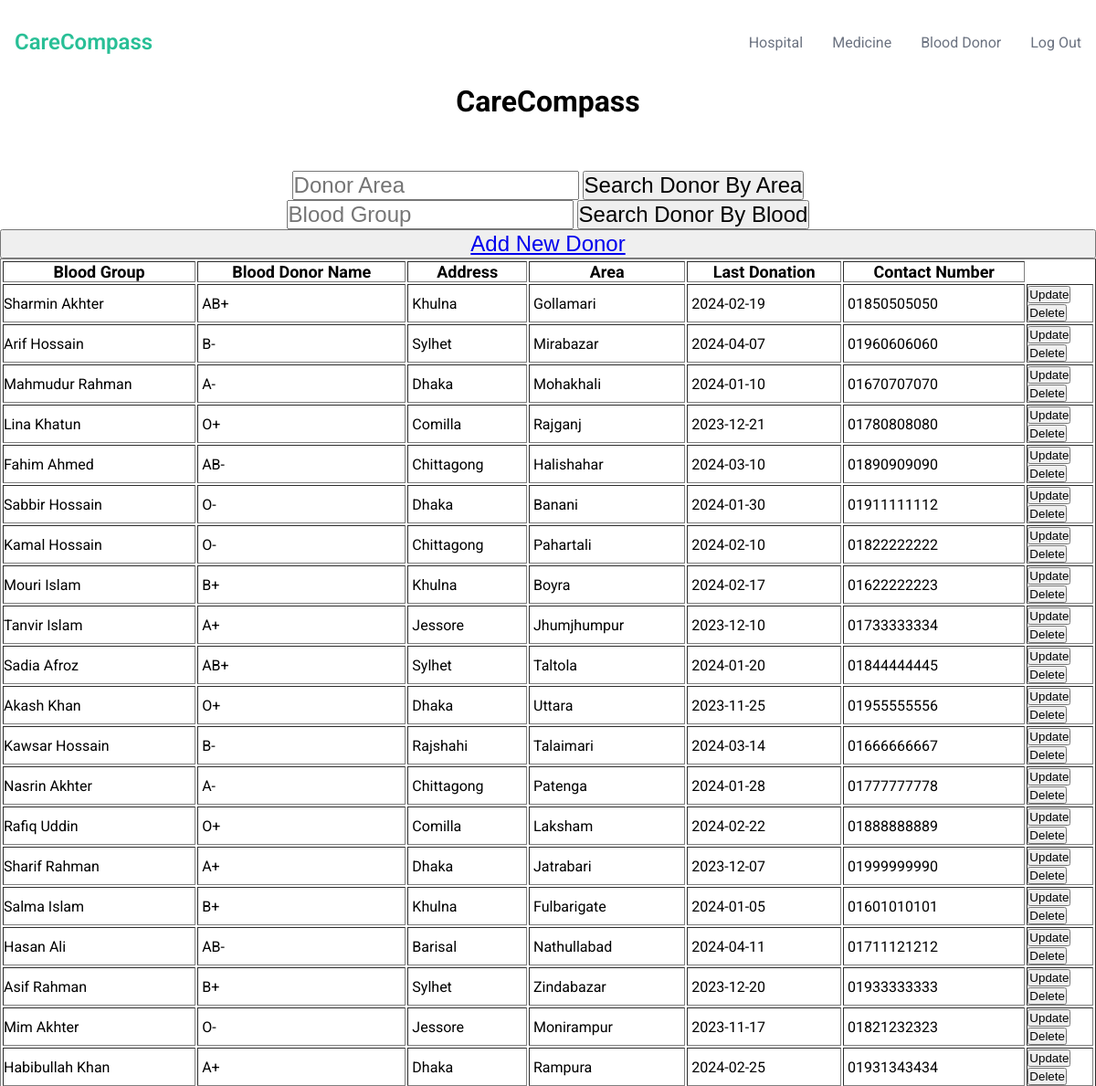
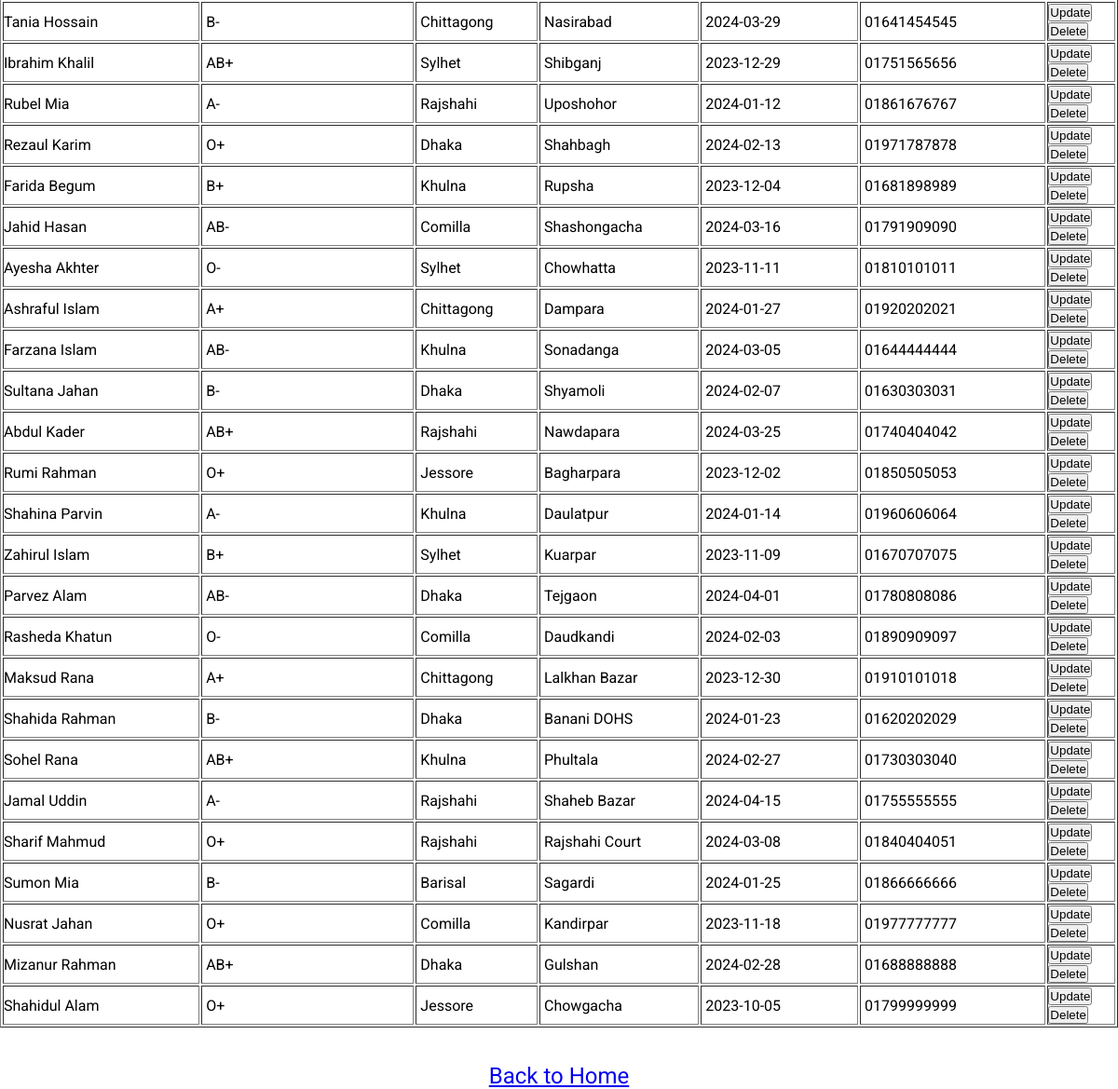
Screenshot of /donor_admin.php with the database file from the repository (2 pictures, top to bottom).
### tables this page shows
CREATE TABLE IF NOT EXISTS `blood_donor` (
  `donor_id` varchar(50) NOT NULL,
  `name` varchar(50) NOT NULL,
  `blood_group` varchar(50) NOT NULL,
  `last_donation` varchar(50) NOT NULL,
  `phone` varchar(50) NOT NULL,
  `city` varchar(50) NOT NULL,
  `area` varchar(50) NOT NULL,
  PRIMARY KEY (`donor_id`)
);

### donor_admin.php (the view, shortened to what this page needs)
<?php
include 'admin_header.php';
?>
<!DOCTYPE html>
<html lang="en">
<head>
</head>
<body class="bg-light" background="https://png.pngtree.com/background/20221202/original/pngtree-medical-healthcare-hospital-theme-background-picture-image_1978478.jpg">
    <center>
        <div class="container">
            <h1>CareCompass</h1><br><br><br>
            <form action="<?php echo htmlspecialchars($_SERVER["PHP_SELF"]); ?>" method="POST">
                <input type="text" name="Blood_donor_area" placeholder="Donor Area" style="font-size: 24px;">
                <button type="submit" name="search_donor" style="font-size: 24px;">Search Donor By Area</button>
                <br>
                <input type="text" name="Blood_Group" placeholder="Blood Group" style="font-size: 24px;">
                <button type="submit" name="search_donor_blood" style="font-size: 24px;">Search Donor By Blood</button>
            </form>
            <button><a href="donor_add.php" style="font-size: 24px" >Add New Donor</a></button>
            <?php
            include 'connection.php';
            if ($_SERVER["REQUEST_METHOD"] == "POST" && (isset($_POST["search_donor"]) || isset($_POST["search_donor_blood"]))) {
                if (isset($_POST["Blood_donor_area"]) && !empty($_POST["Blood_donor_area"])) {
                    $Blood_donor_area = $_POST["Blood_donor_area"];
                    $Blood_donor_area = mysqli_real_escape_string($conn, $Blood_donor_area);
                    $sql = "SELECT * FROM blood_donor WHERE area LIKE '%$Blood_donor_area%'";
                    if (isset($sql)) {
                        $result = $conn->query($sql);
                        if ($result->num_rows > 0) {
                            echo "<table border='1'>";
                            echo "<tr>";
                            echo "<th style='font-size: 18px;'>Blood Group</th>";
                            echo "<th style='font-size: 18px;'>Blood Donor Name</th>";
                            echo "<th style='font-size: 18px;'>Area</th>";
                            echo "<th style='font-size: 18px;'>Address</th>";
                            echo "<th style='font-size: 18px;'>Last Donation</th>";
                            echo "<th style='font-size: 18px;'>Contact Number</th>";
                            echo "<th style='font-size: 18px;'>Action</th>";
                            echo "</tr>";
                            while ($row = $result->fetch_assoc()) {
                                echo "<tr>";
                                echo "<td>" . $row["name"] . "</td>";
                                echo "<td>&nbsp;" . $row["blood_group"] . "&nbsp;</td>";
                                echo "<td>&nbsp;" . $row["city"] . "&nbsp;</td>";
                                echo "<td>&nbsp;" . $row["area"] . "&nbsp;</td>";
                                echo "<td>&nbsp;" . $row["last_donation"] . "&nbsp;</td>";
                                echo "<td>&nbsp;" . $row["phone"] . "&nbsp;</td>";
                                echo "<td>";
                                echo "<form action='donor_update.php' method='get'>";
                                echo "<input type='hidden' name='donor_id' value='" . $row["donor_id"] . "'>";
                                echo "<button type='submit' name='update_button'>Update</button>";
                                echo "</form>";
                                echo "<form action='donor_delete.php' method='post'>";
                                echo "<input type='hidden' name='donor_id' value='" . $row["donor_id"] . "'>";
                                echo "<button type='submit' name='delete_button'>Delete</button>";
                                echo "</form>";
                                echo "</td>";
                                echo "</tr>";
                            }
                            echo "</table>";
                        } else {
                            echo "No donors found matching the search criteria.";
                        }
                    }
                }
                elseif (isset($_POST["Blood_Group"]) && !empty($_POST["Blood_Group"])) {
                    $Blood_Group = $_POST["Blood_Group"];
                    $Blood_Group = mysqli_real_escape_string($conn, $Blood_Group);
                    $sql = "SELECT * FROM blood_donor WHERE blood_group LIKE '$Blood_Group'";
                    if (isset($sql)) {
                        $result = $conn->query($sql);
                        if ($result->num_rows > 0) {
                            echo "<table border='1'>";
                            echo "<tr>";
                            echo "<th style='font-size: 18px;'>Blood Group</th>";
                            echo "<th style='font-size: 18px;'>Blood Donor Name</th>";
                            echo "<th style='font-size: 18px;'>Address</th>";
                            echo "<th style='font-size: 18px;'>Area</th>";
                            echo "<th style='font-size: 18px;'>last Donation</th>";
                            echo "<th style='font-size: 18px;'>Contact Number</th>";
                            echo "<th style='font-size: 18px;'>Action</th>";
                            echo "</tr>";
                            while ($row = $result->fetch_assoc()) {
                                echo "<tr>";
                                echo "<td>" . $row["name"] . "</td>";
                                echo "<td>&nbsp;" . $row["blood_group"] . "&nbsp;</td>";
                                echo "<td>&nbsp;" . $row["city"] . "&nbsp;</td>";
                                echo "<td>&nbsp;" . $row["area"] . "&nbsp;</td>";
                                echo "<td>&nbsp;" . $row["last_donation"] . "&nbsp;</td>";
                                echo "<td>&nbsp;" . $row["phone"] . "&nbsp;</td>";
                                echo "<td>";
                                echo "<form action='donor_update.php' method='get'>";
                                echo "<input type='hidden' name='donor_id' value='" . $row["donor_id"] . "'>";
                                echo "<button type='submit' name='update_button'>Update</button>";
                                echo "</form>";
                                echo "<form action='donor_delete.php' method='post'>";
                                echo "<input type='hidden' name='donor_id' value='" . $row["donor_id"] . "'>";
                                echo "<button type='submit' name='delete_button'>Delete</button>";
                                echo "</form>";
                                echo "</td>";
                                echo "</tr>";
                            }
                            echo "</table>";
                        } else {
                            echo "No donors found matching the search criteria.";
                        }
                    }
                }
                else {
                    echo "Please enter a search term.";
                }
                echo "<br><a href=\"donor_admin\" style=\"font-size: 24px;\">See Full List</a>";
            } else {
                echo "<table border='1'>";
                echo "<tr>";
                echo "<th style='font-size: 18px;'>Blood Group</th>";
                echo "<th style='font-size: 18px;'>Blood Donor Name</th>";
                echo "<th style='font-size: 18px;'>Address</th>";
                echo "<th style='font-size: 18px;'>Area</th>";
                echo "<th style='font-size: 18px;'>Last Donation</th>";
                echo "<th style='font-size: 18px;'>Contact Number</th>";
                echo "</tr>";
                $sql = "SELECT * FROM blood_donor";
                $result = $conn->query($sql);
                if ($result->num_rows > 0) {
                    while ($row = $result->fetch_assoc()) {
                        echo "<tr>";
                        echo "<td>" . $row["name"] . "</td>";
                        echo "<td>&nbsp;" . $row["blood_group"] . "&nbsp;</td>";
                        echo "<td>&nbsp;" . $row["city"] . "&nbsp;</td>";
                        echo "<td>&nbsp;" . $row["area"] . "&nbsp;</td>";
                        echo "<td>&nbsp;" . $row["last_donation"] . "&nbsp;</td>";
                        echo "<td>&nbsp;" . $row["phone"] . "&nbsp;</td>";
                        echo "<td>";
                        echo "<form action='donor_update.php' method='get'>";
                        echo "<button type='submit' name='update_button'>Update</button>";
                        echo "</form>";
                        echo "<form action='donor_delete.php' method='post'>";
                        echo "<button type='submit' name='delete_button'>Delete</button>";
                        echo "</form>";
                        echo "</td>";
                        echo "</tr>";
                    }
                } else {
                    echo "No Donors found.";
                }
            }
            ?>
            </table>
            <br><br>
            <a href="admin_menu.php" style="font-size: 24px;">Back to Home</a>
        </div>
    </center>
</body>
</html>

### admin_header.php (shortened to what this page needs)
<!DOCTYPE html>
<html lang="en">
  <head>
    <link
      href="https://cdn.jsdelivr.net/npm/remixicon@3.4.0/fonts/remixicon.css"
      rel="stylesheet"
    />
    <link rel="stylesheet" href="style.css" />
  </head>
            <div class="containerh">
            <nav class="navbar navbar-expand-lg bg-lightblue shadow-lg p-0">
                    <div class="nav__logo">CareCompass</div>
                    <ul class="nav__links">
                    <li class="link"><a href="hospital_admin.php">Hospital</a></li>
                    <li class="link"><a href="medicine_admin.php">Medicine</a></li>
                    <li class="link"><a href="donor_admin.php"> Blood Donor</a></li>
                    <li class="link"><a href="logout.php">Log Out</a></li>
                    </ul>
            </nav>
            </div>
</html>

### style.css (style rules this page uses)
:root { --primary-color: #28bf96; --primary-color-dark: #209677; --text-dark: #111827; --text-light: #6b7280; --white: #ffffff; }
* { padding: 0; margin: 0; box-sizing: border-box; }
body { font-family: "Roboto", sans-serif; }
.container { max-width: 1200px; margin: auto; min-height: 100vh; display: flex; flex-direction: column; }
.containerh { max-width: 1200px; margin: auto; }
nav { padding: 2rem 1rem; display: flex; align-items: center; justify-content: space-between; gap: 1rem; }
.nav__logo { font-size: 1.5rem; font-weight: 600; color: var(--primary-color); }
.nav__links { list-style: none; display: flex; align-items: center; gap: 2rem; }
.link a { text-decoration: none; color: var(--text-light); cursor: pointer; transition: 0.3s; }

### rows the page displays
blood_donor: name "Sharmin Akhter", blood_group "AB+", city "Khulna", area "Gollamari", last_donation "2024-02-19", phone "01850505050"
blood_donor: name "Arif Hossain", blood_group "B-", city "Sylhet", area "Mirabazar", last_donation "2024-04-07", phone "01960606060"
blood_donor: name "Mahmudur Rahman", blood_group "A-", city "Dhaka", area "Mohakhali", last_donation "2024-01-10", phone "01670707070"
blood_donor: name "Lina Khatun", blood_group "O+", city "Comilla", area "Rajganj", last_donation "2023-12-21", phone "01780808080"
blood_donor: name "Fahim Ahmed", blood_group "AB-", city "Chittagong", area "Halishahar", last_donation "2024-03-10", phone "01890909090"
blood_donor: name "Sabbir Hossain", blood_group "O-", city "Dhaka", area "Banani", last_donation "2024-01-30", phone "01911111112"
blood_donor: name "Kamal Hossain", blood_group "O-", city "Chittagong", area "Pahartali", last_donation "2024-02-10", phone "01822222222"
blood_donor: name "Mouri Islam", blood_group "B+", city "Khulna", area "Boyra", last_donation "2024-02-17", phone "01622222223"
blood_donor: name "Tanvir Islam", blood_group "A+", city "Jessore", area "Jhumjhumpur", last_donation "2023-12-10", phone "01733333334"
blood_donor: name "Sadia Afroz", blood_group "AB+", city "Sylhet", area "Taltola", last_donation "2024-01-20", phone "01844444445"
blood_donor: name "Akash Khan", blood_group "O+", city "Dhaka", area "Uttara", last_donation "2023-11-25", phone "01955555556"
blood_donor: name "Kawsar Hossain", blood_group "B-", city "Rajshahi", area "Talaimari", last_donation "2024-03-14", phone "01666666667"
blood_donor: name "Nasrin Akhter", blood_group "A-", city "Chittagong", area "Patenga", last_donation "2024-01-28", phone "01777777778"
blood_donor: name "Rafiq Uddin", blood_group "O+", city "Comilla", area "Laksham", last_donation "2024-02-22", phone "01888888889"
blood_donor: name "Sharif Rahman", blood_group "A+", city "Dhaka", area "Jatrabari", last_donation "2023-12-07", phone "01999999990"
blood_donor: name "Salma Islam", blood_group "B+", city "Khulna", area "Fulbarigate", last_donation "2024-01-05", phone "01601010101"
blood_donor: name "Hasan Ali", blood_group "AB-", city "Barisal", area "Nathullabad", last_donation "2024-04-11", phone "01711121212"
blood_donor: name "Asif Rahman", blood_group "B+", city "Sylhet", area "Zindabazar", last_donation "2023-12-20", phone "01933333333"
blood_donor: name "Mim Akhter", blood_group "O-", city "Jessore", area "Monirampur", last_donation "2023-11-17", phone "01821232323"
blood_donor: name "Habibullah Khan", blood_group "A+", city "Dhaka", area "Rampura", last_donation "2024-02-25", phone "01931343434"
blood_donor: name "Tania Hossain", blood_group "B-", city "Chittagong", area "Nasirabad", last_donation "2024-03-29", phone "01641454545"
blood_donor: name "Ibrahim Khalil", blood_group "AB+", city "Sylhet", area "Shibganj", last_donation "2023-12-29", phone "01751565656"
blood_donor: name "Rubel Mia", blood_group "A-", city "Rajshahi", area "Uposhohor", last_donation "2024-01-12", phone "01861676767"
blood_donor: name "Rezaul Karim", blood_group "O+", city "Dhaka", area "Shahbagh", last_donation "2024-02-13", phone "01971787878"
blood_donor: name "Farida Begum", blood_group "B+", city "Khulna", area "Rupsha", last_donation "2023-12-04", phone "01681898989"
blood_donor: name "Jahid Hasan", blood_group "AB-", city "Comilla", area "Shashongacha", last_donation "2024-03-16", phone "01791909090"
blood_donor: name "Ayesha Akhter", blood_group "O-", city "Sylhet", area "Chowhatta", last_donation "2023-11-11", phone "01810101011"
blood_donor: name "Ashraful Islam", blood_group "A+", city "Chittagong", area "Dampara", last_donation "2024-01-27", phone "01920202021"
blood_donor: name "Farzana Islam", blood_group "AB-", city "Khulna", area "Sonadanga", last_donation "2024-03-05", phone "01644444444"
blood_donor: name "Sultana Jahan", blood_group "B-", city "Dhaka", area "Shyamoli", last_donation "2024-02-07", phone "01630303031"
blood_donor: name "Abdul Kader", blood_group "AB+", city "Rajshahi", area "Nawdapara", last_donation "2024-03-25", phone "01740404042"
blood_donor: name "Rumi Rahman", blood_group "O+", city "Jessore", area "Bagharpara", last_donation "2023-12-02", phone "01850505053"
blood_donor: name "Shahina Parvin", blood_group "A-", city "Khulna", area "Daulatpur", last_donation "2024-01-14", phone "01960606064"
blood_donor: name "Zahirul Islam", blood_group "B+", city "Sylhet", area "Kuarpar", last_donation "2023-11-09", phone "01670707075"
blood_donor: name "Parvez Alam", blood_group "AB-", city "Dhaka", area "Tejgaon", last_donation "2024-04-01", phone "01780808086"
blood_donor: name "Rasheda Khatun", blood_group "O-", city "Comilla", area "Daudkandi", last_donation "2024-02-03", phone "01890909097"
blood_donor: name "Maksud Rana", blood_group "A+", city "Chittagong", area "Lalkhan Bazar", last_donation "2023-12-30", phone "01910101018"
blood_donor: name "Shahida Rahman", blood_group "B-", city "Dhaka", area "Banani DOHS", last_donation "2024-01-23", phone "01620202029"
blood_donor: name "Sohel Rana", blood_group "AB+", city "Khulna", area "Phultala", last_donation "2024-02-27", phone "01730303040"
blood_donor: name "Jamal Uddin", blood_group "A-", city "Rajshahi", area "Shaheb Bazar", last_donation "2024-04-15", phone "01755555555"
blood_donor: name "Sharif Mahmud", blood_group "O+", city "Rajshahi", area "Rajshahi Court", last_donation "2024-03-08", phone "01840404051"
blood_donor: name "Sumon Mia", blood_group "B-", city "Barisal", area "Sagardi", last_donation "2024-01-25", phone "01866666666"
blood_donor: name "Nusrat Jahan", blood_group "O+", city "Comilla", area "Kandirpar", last_donation "2023-11-18", phone "01977777777"
blood_donor: name "Mizanur Rahman", blood_group "AB+", city "Dhaka", area "Gulshan", last_donation "2024-02-28", phone "01688888888"
blood_donor: name "Shahidul Alam", blood_group "O+", city "Jessore", area "Chowgacha", last_donation "2023-10-05", phone "01799999999"
